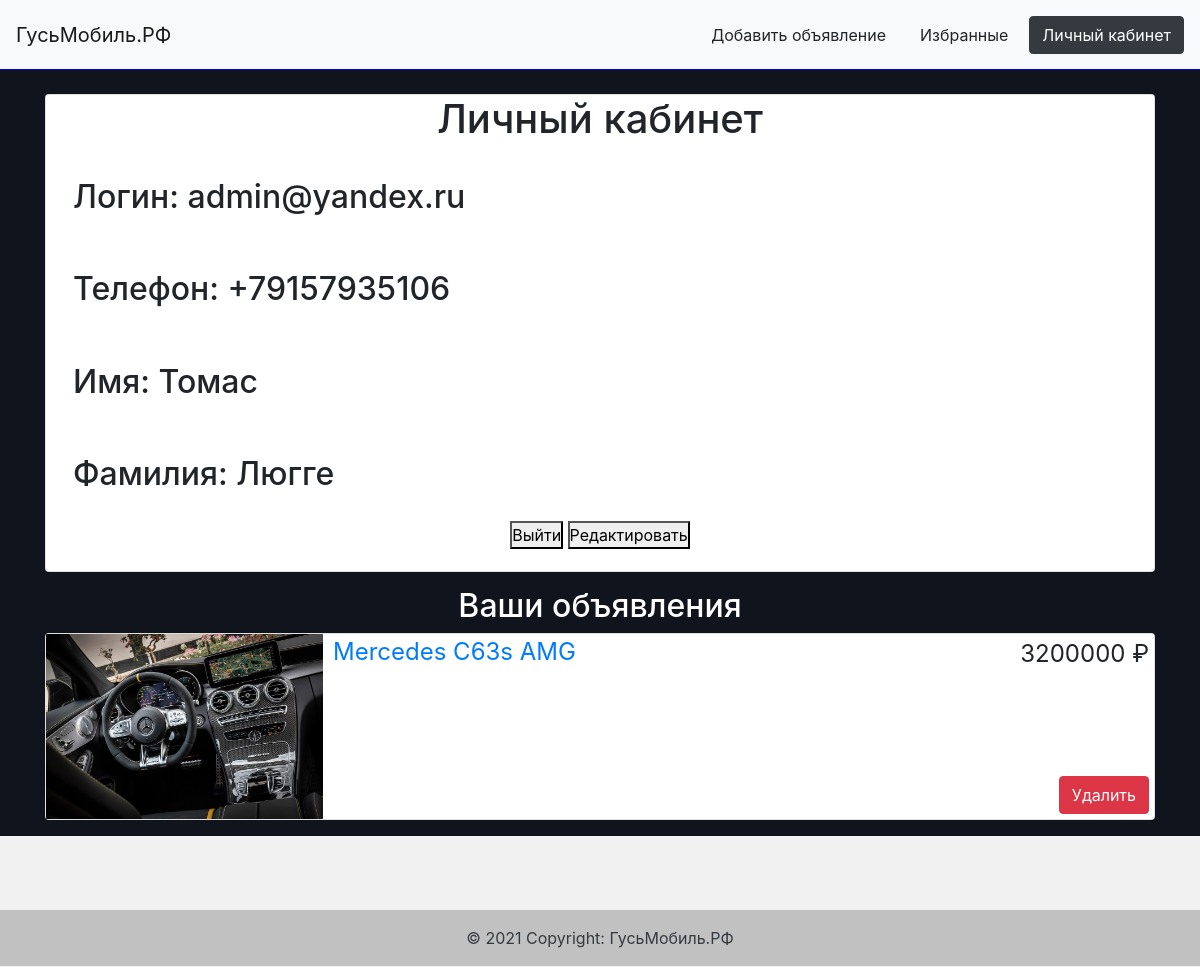
The page /profile (signed in) on the database as committed earlier.
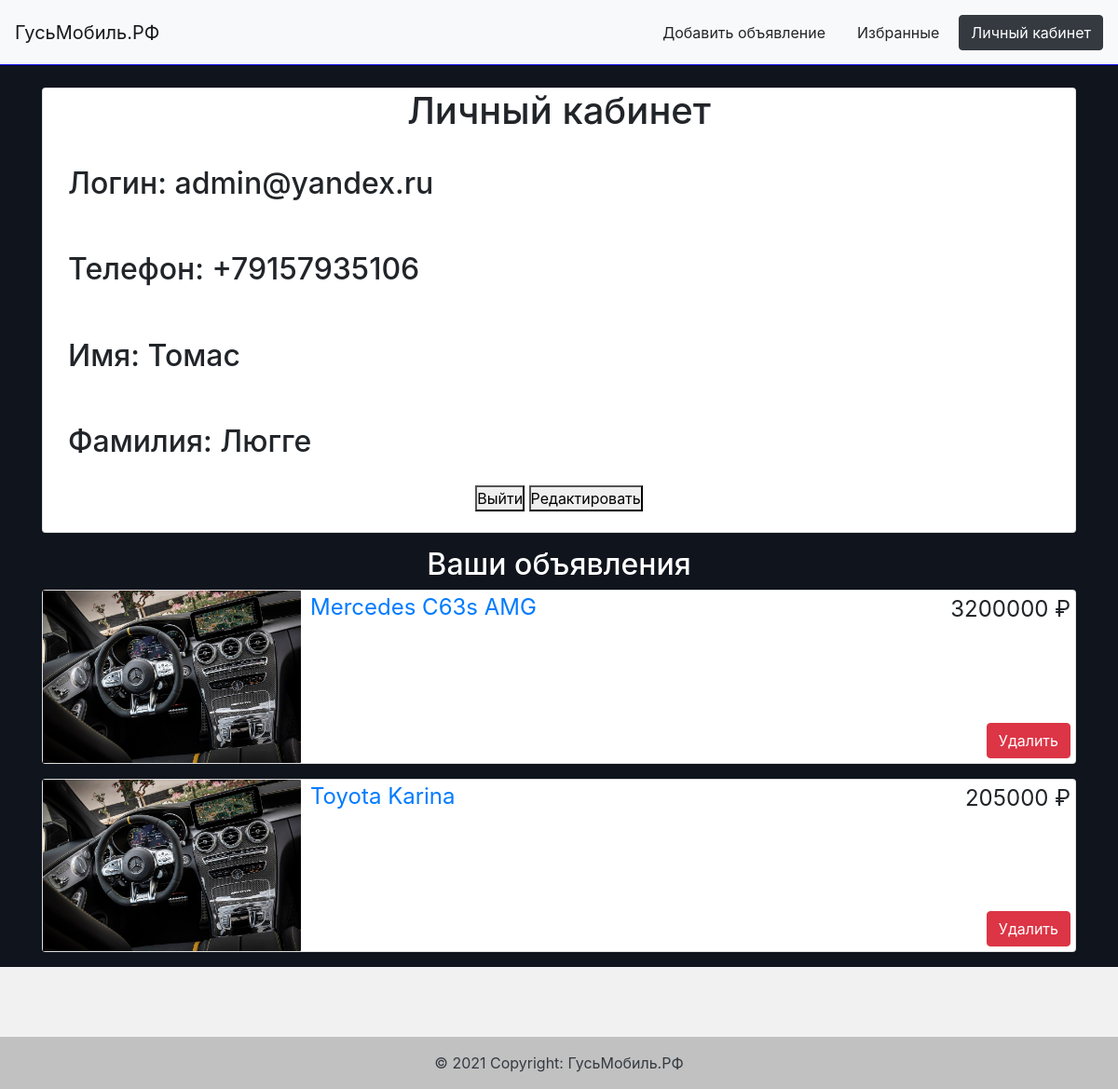
The same page on the database as committed later.
### data/ads.py (models this page shows)
class Ads(SqlAlchemyBase):
    __tablename__ = 'ads'
    id = sqlalchemy.Column(sqlalchemy.Integer, primary_key=True, autoincrement=True)
    user_id = sqlalchemy.Column(sqlalchemy.Integer, sqlalchemy.ForeignKey('users.id'))
    brand = sqlalchemy.Column(sqlalchemy.String, nullable=True)
    model = sqlalchemy.Column(sqlalchemy.String, nullable=True)
    price = sqlalchemy.Column(sqlalchemy.Integer, nullable=True)
    transmission = sqlalchemy.Column(sqlalchemy.String, nullable=True)
    engine = sqlalchemy.Column(sqlalchemy.String, nullable=True)
    steering_wheel = sqlalchemy.Column(sqlalchemy.String, nullable=True)
    power = sqlalchemy.Column(sqlalchemy.Integer, nullable=True)
    drive_unit = sqlalchemy.Column(sqlalchemy.String, nullable=True)
    mileage = sqlalchemy.Column(sqlalchemy.Integer, nullable=True)
    year = sqlalchemy.Column(sqlalchemy.Integer, nullable=True)
    about = sqlalchemy.Column(sqlalchemy.Text, nullable=True)
    images = sqlalchemy.Column(sqlalchemy.String, nullable=True)
    user = orm.relation('Users')
    favorites = orm.relation('Favorites', back_populates='ad')

### main.py (the view)
@app.route('/profile')
def profile():
    db_sess = db_session.create_session()
    ads = db_sess.query(Ads).filter(Ads.user_id == current_user.id).all()
    return render_template('profile.html', title='Личный кабинет', self_ads=ads)

### data/db_session.py (called while the page is built)
def create_session() -> Session:
    global __factory
    return __factory()

### main.py (called while the page is built)
@login_manager.user_loader
def load_user(user_id):
    db_sess = db_session.create_session()
    return db_sess.query(Users).get(user_id)

### templates/profile.html
{% extends "base.html" %}
{% block content %}
    <div class="card mt-4 profile-data">
        <h1 style="text-align: center;">{{title}}</h1>
        <h2 style="padding: 7px; margin: 20px;">Логин: {{current_user.email}}</h2>
        <h2 style="padding: 7px; margin: 20px;">Телефон: {{current_user.phone}}</h2>
        <h2 style="padding: 7px; margin: 20px;">Имя: {{current_user.name}}</h2>
        <h2 style="padding: 7px; margin: 20px;">Фамилия: {{current_user.surname}}</h2>
        <div align="center" style="margin-bottom: 2%">
            <a href="/logout"><button>Выйти</button></a>
            <a href="/edit_profile"><button>Редактировать</button></a>
        </div>
    </div>
    <h2 style="text-align: center; color: white;">Ваши объявления</h2>
    {% for elem in self_ads %}
    {% if elem.user_id == current_user.id %}
    <div class="card mb-3">
        <div>
            <img class="card-img-left" src="{{elem.images}}/image_1.jpg">
            <div>
                <span style="float: left"><a href="/add/{{ elem.id }}">{{ elem.brand + ' ' + elem.model }}</a></span>
                <span style="float: right; margin-top: 2px;margin-right: 5px; text-align:right">{{ elem.price }} &#x20bd;</span>
            </div>
            {% if current_user.id == 1 or current_user.id == elem.user_id %}
            <a class="btn btn-danger delete-ad-profile" href="/delete_ad/{{ elem.id }}"> Удалить </a>
            {% endif %}
        </div>
    </div>
    {% endif %}
    {% endfor %}
{% endblock %}

Rows that differ between the two databases and show on the page:
added Ads: images (picture), brand+model "Toyota Karina", price "205000"
